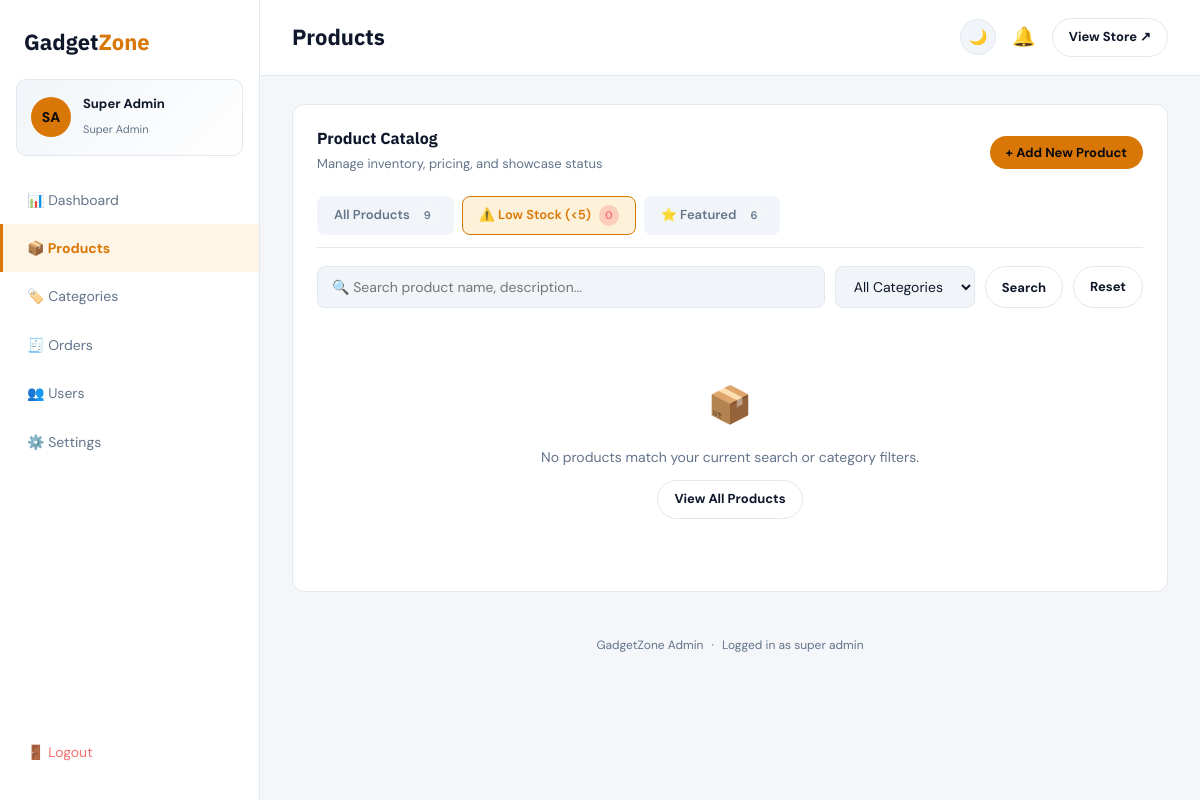
Page /admin/products.php?filter=low_stock (signed in) on the committed database.
### tables this page shows
CREATE TABLE IF NOT EXISTS users (
  id INT AUTO_INCREMENT PRIMARY KEY,
  first_name VARCHAR(100) NOT NULL,
  last_name VARCHAR(100) NOT NULL,
  email VARCHAR(191) NOT NULL UNIQUE,
  password VARCHAR(255) NOT NULL,
  phone VARCHAR(20) DEFAULT NULL,
  address TEXT DEFAULT NULL,
  city VARCHAR(100) DEFAULT NULL,
  state VARCHAR(100) DEFAULT NULL,
  zip VARCHAR(20) DEFAULT NULL,
  avatar VARCHAR(255) DEFAULT NULL,
  role ENUM('customer','admin','super_admin') DEFAULT 'customer',
  created_at TIMESTAMP DEFAULT CURRENT_TIMESTAMP
);

### includes/functions.php (called while the page is built, shortened)
<?php
if (!function_exists('base_path')) {
    function base_path() {
        $script = $_SERVER['SCRIPT_NAME'] ?? '';
        if (preg_match('#^(/[^/]+)#', $script, $m) && stripos($m[1], 'gadget') !== false) {
            return $m[1];
        }
        return '';
    }
}
function isLoggedIn() {
    return isset($_SESSION['user_id']);
}
function getCurrentUser() {
    global $conn;
    $stmt = mysqli_prepare($conn, "SELECT * FROM users WHERE id = ? LIMIT 1");
    mysqli_stmt_bind_param($stmt, "i", $_SESSION['user_id']);
    mysqli_stmt_execute($stmt);
    $result = mysqli_stmt_get_result($stmt);
    $user = mysqli_fetch_assoc($result);
    return $user ?: null;
}
function e($str) {
    return htmlspecialchars($str ?? '', ENT_QUOTES, 'UTF-8');
}

### admin/products.php (the view, shortened to what this page needs)
<?php
require_once __DIR__ . '/../includes/db.php';
require_once __DIR__ . '/../includes/functions.php';
$pageTitle = 'Products';
$search = trim($_GET['search'] ?? '');
$catFilter = (int)($_GET['category'] ?? 0);
$quickFilter = $_GET['filter'] ?? '';
$where = [];
$types = '';
$params = [];
if ($quickFilter === 'low_stock') {
    $where[] = "p.stock < 5";
} elseif ($quickFilter === 'featured') {
    $where[] = "p.featured = 1";
} elseif ($quickFilter === 'out_of_stock') {
    $where[] = "p.stock = 0";
}
$whereSql = $where ? ('WHERE ' . implode(' AND ', $where)) : '';
$sql = "SELECT p.*, c.name AS category_name FROM products p
        LEFT JOIN categories c ON c.id = p.category_id $whereSql ORDER BY p.created_at DESC";
if ($params) {
    $stmt = mysqli_prepare($conn, $sql);
    mysqli_stmt_bind_param($stmt, $types, ...$params);
    mysqli_stmt_execute($stmt);
    $products = mysqli_fetch_all(mysqli_stmt_get_result($stmt), MYSQLI_ASSOC);
    mysqli_stmt_close($stmt);
} else {
    $products = mysqli_fetch_all(mysqli_query($conn, $sql), MYSQLI_ASSOC);
}
$counts = mysqli_fetch_assoc(mysqli_query($conn, "SELECT
    COUNT(*) AS total,
    SUM(CASE WHEN stock < 5 THEN 1 ELSE 0 END) AS low_stock,
    SUM(CASE WHEN stock = 0 THEN 1 ELSE 0 END) AS out_of_stock,
    SUM(CASE WHEN featured = 1 THEN 1 ELSE 0 END) AS featured
FROM products"));
require_once __DIR__ . '/layout.php';
?>
<div class="admin-panel">
  <div class="admin-panel-head">
    <div>
      <h3 style="margin-bottom:2px;">Product Catalog</h3>
      <span style="color:var(--text2); font-size:13px;">Manage inventory, pricing, and showcase status</span>
    </div>
    <button class="btn-primary btn-sm" data-open-modal="productModal" data-new-product>
      + Add New Product
    </button>
  </div>
  <div class="admin-filter-tabs">
    <a href="<?= $base ?>/admin/products.php" class="tab-item <?= empty($quickFilter) ? 'active' : '' ?>">
      All Products <span class="tab-badge"><?= (int)$counts['total'] ?></span>
    </a>
    <a href="<?= $base ?>/admin/products.php?filter=low_stock" class="tab-item <?= $quickFilter==='low_stock' ? 'active' : '' ?>">
      ⚠️ Low Stock (<5) <span class="tab-badge" style="background:rgba(239,68,68,.2); color:#f87171;"><?= (int)$counts['low_stock'] ?></span>
    </a>
    <a href="<?= $base ?>/admin/products.php?filter=featured" class="tab-item <?= $quickFilter==='featured' ? 'active' : '' ?>">
      ⭐ Featured <span class="tab-badge"><?= (int)$counts['featured'] ?></span>
    </a>
  </div>
  <form method="GET" class="admin-filter-bar">
    <input type="text" name="search" placeholder="🔍 Search product name, description..." value="<?= e($search) ?>">
    <select name="category" onchange="this.form.submit()">
      <option value="0">All Categories</option>
    </select>
    <button type="submit" class="btn-outline btn-sm">Search</button>
    <?php if ($search !== '' || $catFilter > 0 || $quickFilter !== ''): ?>
      <a href="<?= $base ?>/admin/products.php" class="btn-outline btn-sm">Reset</a>
    <?php endif; ?>
  </form>
  <?php if (empty($products)): ?>
    <div class="admin-empty">
      <div style="font-size:36px; margin-bottom:12px;">📦</div>
      <p>No products match your current search or category filters.</p>
      <a href="<?= $base ?>/admin/products.php" class="btn-outline btn-sm" style="margin-top:12px;">View All Products</a>
    </div>
  <?php endif; ?>
</div>
<?php require_once __DIR__ . '/footer.php'; ?>

### admin/layout.php (shortened to what this page needs)
<?php
$base = base_path();
$currentPage = basename($_SERVER['PHP_SELF']);
$adminUser = getCurrentUser();
$adminInitials = $adminUser ? strtoupper(substr($adminUser['first_name'],0,1) . substr($adminUser['last_name'],0,1)) : 'A';
$pendingCount = 0;
if (isset($conn)) {
    $pendingResult = mysqli_query($conn, "SELECT COUNT(*) AS c FROM orders WHERE status = 'pending'");
    if ($pendingResult) $pendingCount = (int) mysqli_fetch_assoc($pendingResult)['c'];
}
?>
<!DOCTYPE html>
<html lang="en">
<head>
<link rel="stylesheet" href="<?= $base ?>/assets/css/style.css">
<link rel="stylesheet" href="<?= $base ?>/admin/admin.css">
</head>
<body class="admin-body">
<div class="admin-shell">
  <aside class="admin-sidebar">
    <a href="<?= $base ?>/index.php" class="logo admin-logo">Gadget<span>Zone</span></a>
    <?php if ($adminUser): ?>
    <div class="admin-user-strip">
      <div class="admin-user-avatar">
        <?php if (!empty($adminUser['avatar'])): ?>
          <img src="<?= $base ?>/assets/uploads/avatars/<?= e($adminUser['avatar']) ?>" alt="">
        <?php else: ?><?= e($adminInitials) ?><?php endif; ?>
      </div>
      <div class="admin-user-info">
        <strong><?= e($adminUser['first_name'] . ' ' . $adminUser['last_name']) ?></strong>
        <span><?= e(str_replace('_', ' ', $adminUser['role'])) ?></span>
      </div>
    </div>
    <?php endif; ?>
    <nav class="admin-nav">
      <a href="<?= $base ?>/admin/index.php" class="<?= $currentPage==='index.php'?'active':'' ?>">📊 Dashboard</a>
      <a href="<?= $base ?>/admin/products.php" class="<?= $currentPage==='products.php'?'active':'' ?>">📦 Products</a>
      <a href="<?= $base ?>/admin/categories.php" class="<?= $currentPage==='categories.php'?'active':'' ?>">🏷️ Categories</a>
      <a href="<?= $base ?>/admin/orders.php" class="<?= $currentPage==='orders.php'?'active':'' ?>" style="display:flex; justify-content:space-between; align-items:center;">
        <span>🧾 Orders</span>
      </a>
      <a href="<?= $base ?>/admin/users.php" class="<?= $currentPage==='users.php'?'active':'' ?>">👥 Users</a>
      <a href="<?= $base ?>/admin/settings.php" class="<?= $currentPage==='settings.php'?'active':'' ?>">⚙️ Settings</a>
      <a href="<?= $base ?>/pages/logout.php" class="logout">🚪 Logout</a>
    </nav>
  </aside>
  <div class="admin-main">
    <header class="admin-topbar">
      <h1><?= isset($pageTitle) ? e($pageTitle) : 'Admin' ?></h1>
      <div class="admin-topbar-actions">
        <button type="button" class="theme-toggle-btn" id="adminThemeToggleBtn" aria-label="Toggle theme" title="Toggle Light / Dark Mode">
          <span class="theme-icon-moon">🌙</span>
        </button>
        <a href="<?= $base ?>/admin/orders.php?status=pending" class="notif-bell" title="<?= $pendingCount ?> pending order(s)">
          🔔
        </a>
        <a href="<?= $base ?>/index.php" class="btn-outline btn-sm" target="_blank">View Store ↗</a>
      </div>
    </header>
    <div class="admin-content">

### assets/css/style.css (style rules this page uses)
:root, [data-theme="dark"] { --accent: #f59e0b; --accent-light: #fcd34d; --accent-dark: #d97706; --accent-glow: rgba(245, 158, 11, 0.25); --bg: #0a0a0f; --surface: #16161f; --surface2: #1d1d29; --border: rgba(255,255,255,0.08); --text: #f0f0f5; --text2: #9090a8; --font-head: 'IBM Plex Sans', sans-serif; --font-body: 'DM Sans', sans-serif; --radius: 12px; --success: #22c55e; --danger: #ef4444; --shadow: 0 16px 36px rgba(0,0,0,0.4); }
[data-theme="light"] { --accent: #d97706; --accent-light: #f59e0b; --accent-dark: #b45309; --accent-glow: rgba(217, 119, 6, 0.2); --bg: #f4f6f9; --surface: #ffffff; --surface2: #f1f5f9; --border: #e2e8f0; --text: #0f172a; --text2: #64748b; --font-head: 'IBM Plex Sans', sans-serif; --font-body: 'DM Sans', sans-serif; --radius: 12px; --success: #16a34a; --danger: #dc2626; --shadow: 0 10px 25px rgba(0,0,0,0.07); }
* { box-sizing: border-box; margin: 0; padding: 0; }
body { background: var(--bg); color: var(--text); font-family: var(--font-body); line-height: 1.6; transition: background-color .25s ease, color .25s ease; }
h1, h2, h3, h4 { font-family: var(--font-head); font-weight: 800; line-height: 1.2; }
a { color: inherit; text-decoration: none; }
.btn-primary, .btn-outline, .btn-danger { display: inline-flex; align-items: center; justify-content: center; gap: 8px; padding: 12px 24px; border-radius: 999px; font-weight: 700; font-family: var(--font-body); cursor: pointer; border: none; font-size: 15px; transition: all .2s ease; }
.btn-primary { background: var(--accent); color: #0a0a0f; }
.btn-outline { background: transparent; color: var(--text); border: 1px solid var(--border); }
.btn-sm { padding: 8px 16px; font-size: 13px; }
.theme-toggle-btn { background: var(--surface2); border: 1px solid var(--border); border-radius: 999px; width: 36px; height: 36px; display: inline-flex; align-items: center; justify-content: center; cursor: pointer; color: var(--text); font-size: 15px; transition: all .2s ease; padding: 0; outline: none; }
[data-theme="light"] .theme-icon-moon { display: inline-block; }
.logo { font-family: var(--font-head); font-weight: 800; font-size: 22px; }
.logo span { color: var(--accent); }

### rows in the picture
users: adminInitials "SA", first_name+last_name "Super Admin", role "Super Admin"

### other values in the picture
$pageTitle "Products"
$counts['total'] "9"
$counts['low_stock'] "0"
$counts['featured'] "6"
str_replace('_',' ', $_SESSION['role']) "super admin"
